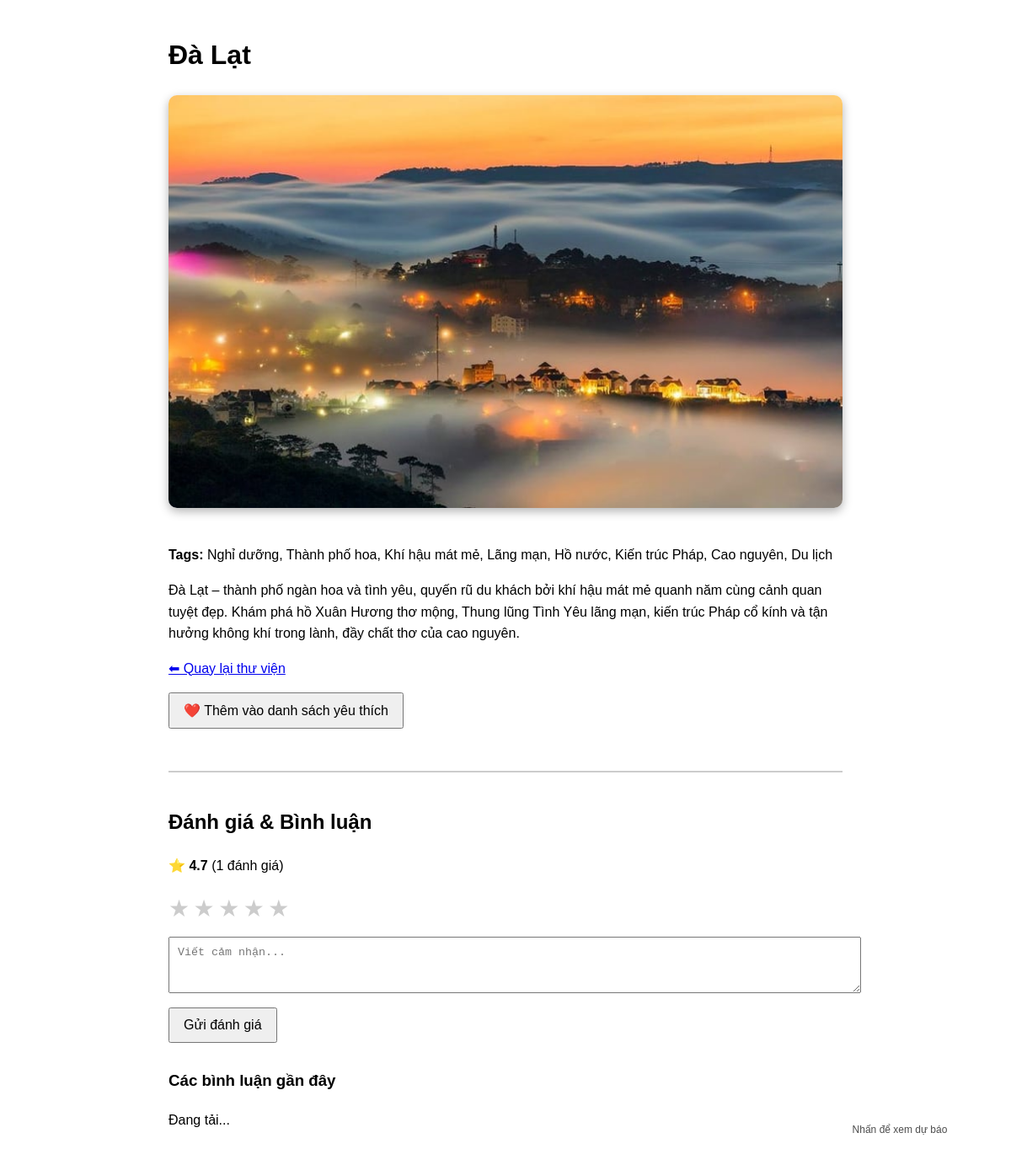
Before: /image/6 with the older database file.
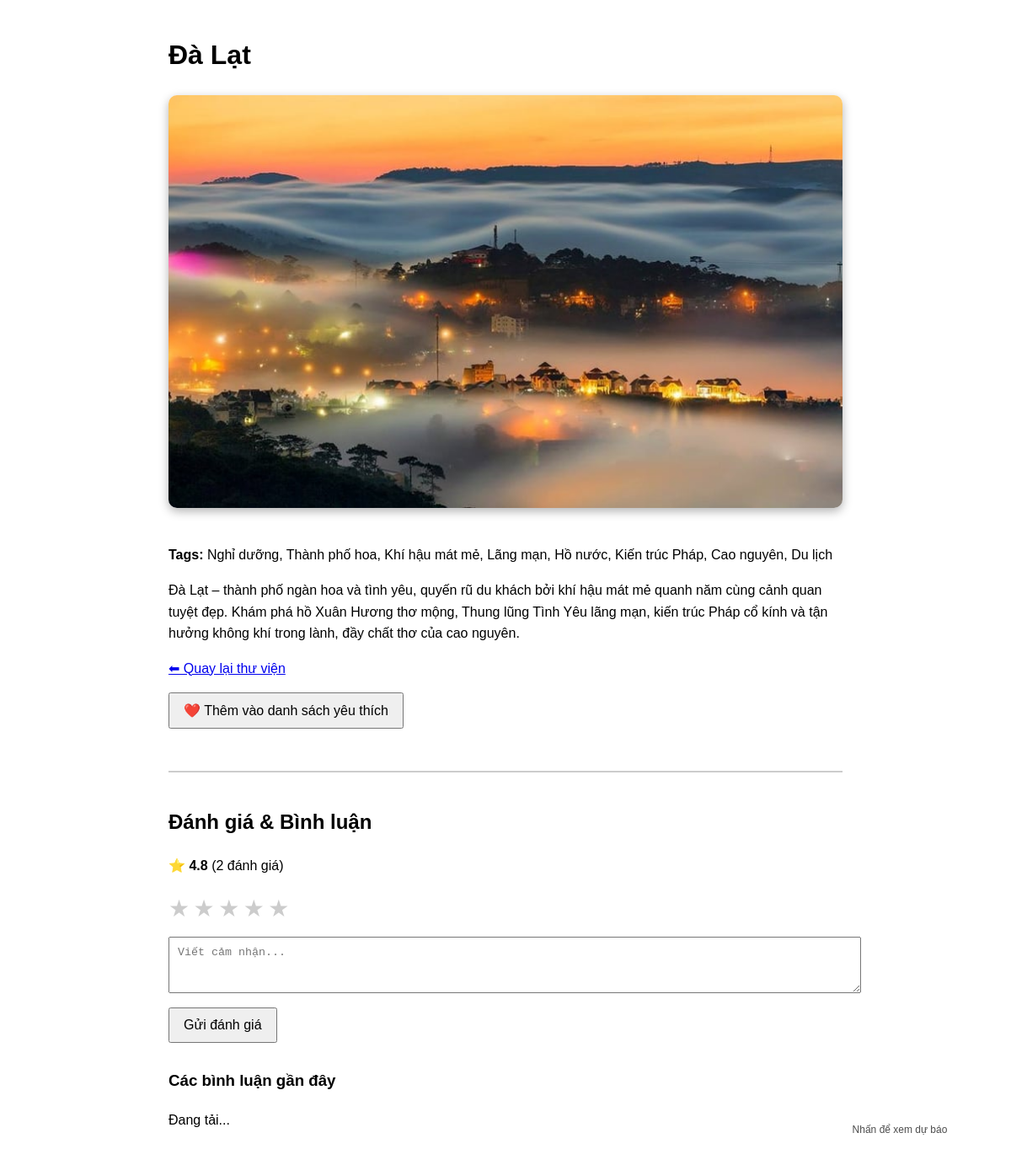
After: the same page with the newer database file.
### models.py (models this page shows)
class Image(db.Model):
    __tablename__ = "images"
    id = db.Column(db.Integer, primary_key=True)
    name = db.Column(db.String, nullable=False)
    tags = db.Column(db.String)
    filename = db.Column(db.String)
    description = db.Column(db.Text)
    rating = db.Column(db.Float)
    rating_count = db.Column(db.Integer, default=1) # So luong nguoi danh gia
    address = db.Column(db.String)   # <── thêm dòng này

### app.py (the view)
@app.route("/image/<int:image_id>")
def image_detail(image_id):
    image = db.session.query(Image).filter_by(id=image_id).first()
    if not image:
        return "Ảnh không tồn tại!", 404
    return render_template("detail.html", image=image)

### templates/detail.html (shortened to what this page needs)
<!DOCTYPE html>
<html lang="vi">
<head>
</head>
<body>
  <h1>{{ image.name }}</h1>
  <img src="/static/images/{{ image.filename }}" alt="{{ image.name }}">
  <p><b>Tags:</b> {{ image.tags }}</p>
  <div class="desc">{{ image.description }}</div>
  <p><a href="/">⬅ Quay lại thư viện</a></p>
<button id="addFavoriteBtn"
        style="padding:10px 16px; font-size:16px; cursor:pointer; margin-bottom:20px;">
  ❤️ Thêm vào danh sách yêu thích
</button>
    <div class="feedback-box">
    <h2>Đánh giá & Bình luận</h2>
        <p id="ratingStats">
      ⭐ <b>{{ "%.1f"|format(image.rating or 0) }}</b>
      ({{ image.rating_count or 0 }} đánh giá)
    </p>
        <div class="rating-select" id="ratingSelect">
      <span data-value="1">★</span>
      <span data-value="2">★</span>
      <span data-value="3">★</span>
      <span data-value="4">★</span>
      <span data-value="5">★</span>
    </div>
        <textarea id="comment" placeholder="Viết cảm nhận..."
              rows="3" style="width:100%; margin-top:10px; padding:10px"></textarea>
    <button id="sendBtn"
            style="margin-top:10px; padding:10px 16px; font-size:16px; cursor:pointer;">
      Gửi đánh giá
    </button>
    <h3 style="margin-top:30px">Các bình luận gần đây</h3>
    <div id="feedbackList">Đang tải...</div>
  </div>
  <div id="weatherWidget"
     style="position: fixed; bottom: 20px; right: 20px; width: 200px;
            background: rgba(255,255,255,0.2); backdrop-filter: blur(10px);
            border-radius: 16px; padding: 12px; text-align: center; cursor: pointer; z-index:999;">
    <div style="font-size:12px; opacity:0.7;">Nhấn để xem dự báo</div>
  </div>
</body>
</html>

### templates/detail.html (style rules this page uses)
body { font-family: sans-serif; max-width: 800px; margin: 40px auto; line-height: 1.6; }
img { width: 100%; height: auto; border-radius: 10px; box-shadow: 0 4px 12px rgba(0,0,0,0.3); margin-bottom: 20px; }
.desc { text-align: left; white-space: pre-line; }
.feedback-box { margin-top: 30px; border-top: 2px solid #ccc; padding-top: 20px; }
.rating-select span { font-size: 28px; cursor: pointer; color: #ccc; }

Changed rows visible on the page:
changed Image "Đà Lạt": rating "4.7" → "4.8"; rating_count "1" → "2"
